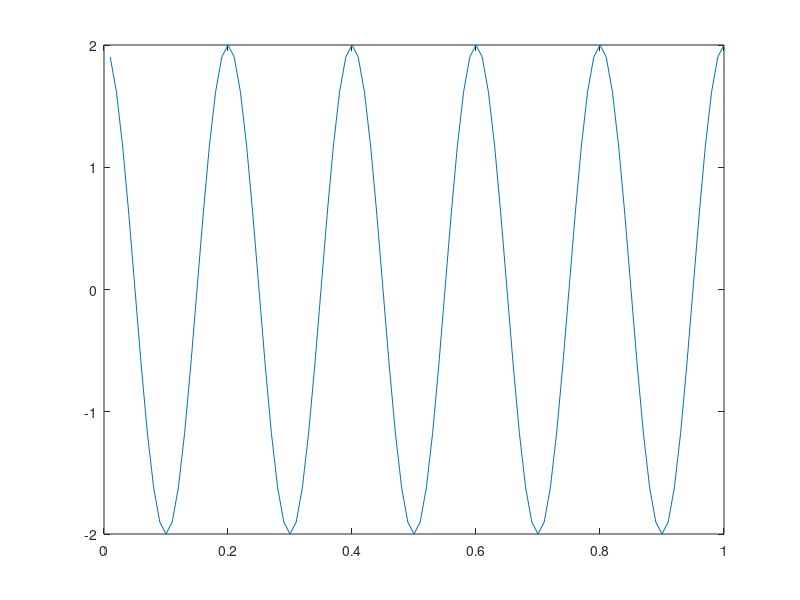

Write MATLAB code to recreate this figure.
%%%%%%%%%%%%%%%%%%%%%%%%%%%%%%%%%%%%%%%%%%%%%%%%%%%%%%%%%%%%%%%%%%%%%%%%%%%
%                    TUGAS KOMPUTER APLIASI TE-VII           
%                      Nama    : Anita Fitrizia                                     
%                      NIM     : 13112008
%                      Jurusan : Teknik Elektro UNIKOM
%%%%%%%%%%%%%%%%%%%%%%%%%%%%%%%%%%%%%%%%%%%%%%%%%%%%%%%%%%%%%%%%%%%%%%%%%%%
clear all
clc
%%%%%%%%%%%%%%%%%%%%%%%%%%%%%%%%%%%%%%%%%%%%%%%%%%%%%%%%%%%%%%%%%%%%%%%%%%%
Fs=100;                 % frekuensi banyaknya kejadian dalam 1 perioda gelombang
t=(1:100)/Fs;           % waktu yang dihabiskan untuk membentuk satu gelombang t=1/f 
s1=2*sin(2*pi*t*5+pi/2);    % Asin(2*pi*f*t)
                        % 10 merupakan tinggi amplitudo yang ditetapkan (A)
                        % sin merupakan bentuk gelombang yang akan di plot
                        % 2*pi merupakan rumus dasar untuk memplotting
                        % t didapatkan dari 1/f
                        % f merupakan banyaknya gelombang yg ingin di plot
plot(t,s1)              % memplot hasil data menjadi grafik sinus
